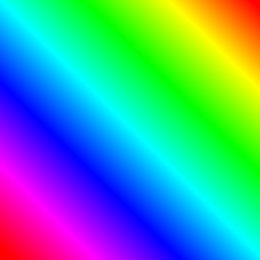
%> input picture repte7/t1.png, 260 x 260 px, shrunk from 1200 x 1200 before the run
$ octave repte7.m   (GNU Octave 9; MATLAB toolbox functions it lacks are replaced by stand-ins)
%> lines starting %> are read from the running program, lines starting %| are printed output that depends on the picture
clearvars,
close all,
clc,

% im = imread(strcat("im1.jpg"));
im = imread(strcat("t1.png"));
%> im is the input picture: size 260x260x3 uint8; mean R, G, B 70.7, 156.1, 159.3
% imshow(im)

K=16;

c = double(randomClusters(K, "HSV"));

rgbVector = double(reshape(im,size(im,1)*size(im,2),3));
hsvVector = double(reshape(rgb2hsv(im),size(im,1)*size(im,2),3));
done = 0;
loop = 0;


while done == 0 && loop < 50
    loop = loop + 1
    [I,dist] = assignClusters(c, rgbVector);
    [c, done] = recalculateClusters(c, rgbVector, I);
end
%> this loop made 5 passes
%> done on passes 1 to 5: 0, 0, 0, 0, 1
%> after the loop, c = 16 rows, first 12: [Inf Inf Inf; Inf Inf Inf; Inf Inf Inf; Inf Inf Inf; Inf Inf Inf; Inf Inf Inf; Inf Inf Inf; Inf Inf Inf; Inf Inf Inf; Inf Inf Inf; Inf Inf Inf; Inf Inf Inf]; loop = 5

imNew = reasignColors(im, c, rgbVector, I);
% imshow(hsv2rgb(imNew))
imshow(uint8(imNew))

function c = randomClusters(K, type)
    switch(type)
        case "RGB"
            c = randi([0, 255], K, 3);
        case "HSV"
            c = rand(K, 3);
    end
end

function [I,dist] = assignClusters(c, v)
    dist = zeros(size(c, 1), size(v, 1));
    for i = 1 : size(c, 1)
        dist(i, :) = sum(c(i,:) - v(:,:), 2) .* sum(c(i,:) - v(:,:), 2) ;
    end
    [M, I] = min(dist, [], 1);
end

function [newC, done] = recalculateClusters(c, v, I)
    newC = c;
    done = 0;
    count = zeros(1,size(c, 1));
    for i = 1 : size(c, 1)
        for j = 1 : size(I,2)
            if I(j) == i
                newC(i, :) = newC(i, :) + v(j, :);
                count(1,i) = count(1,i) + 1;
            end
        end
        newC(i, :) = newC(i, :) / count(1,i);
    end

    if newC == c
        done = 1;

    else
        done = 0;
    end

end

function imNew = reasignColors(im, c, v, I)
    imNew = v;

    for i = 1 : size(c, 1)
        for j = 1 : size(I,2)
            if I(j) == i
                imNew(j, :) = c(i, :);
            end
        end
    end
    imNew = reshape(imNew,size(im));
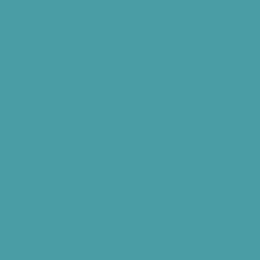
%> imNew: size 260x260x3 double; mean R, G, B 70.7, 156.1, 159.3; mean of the top-left, top-right, bottom-left and bottom-right quarters 128.7, 128.7, 128.7, 128.7

end
